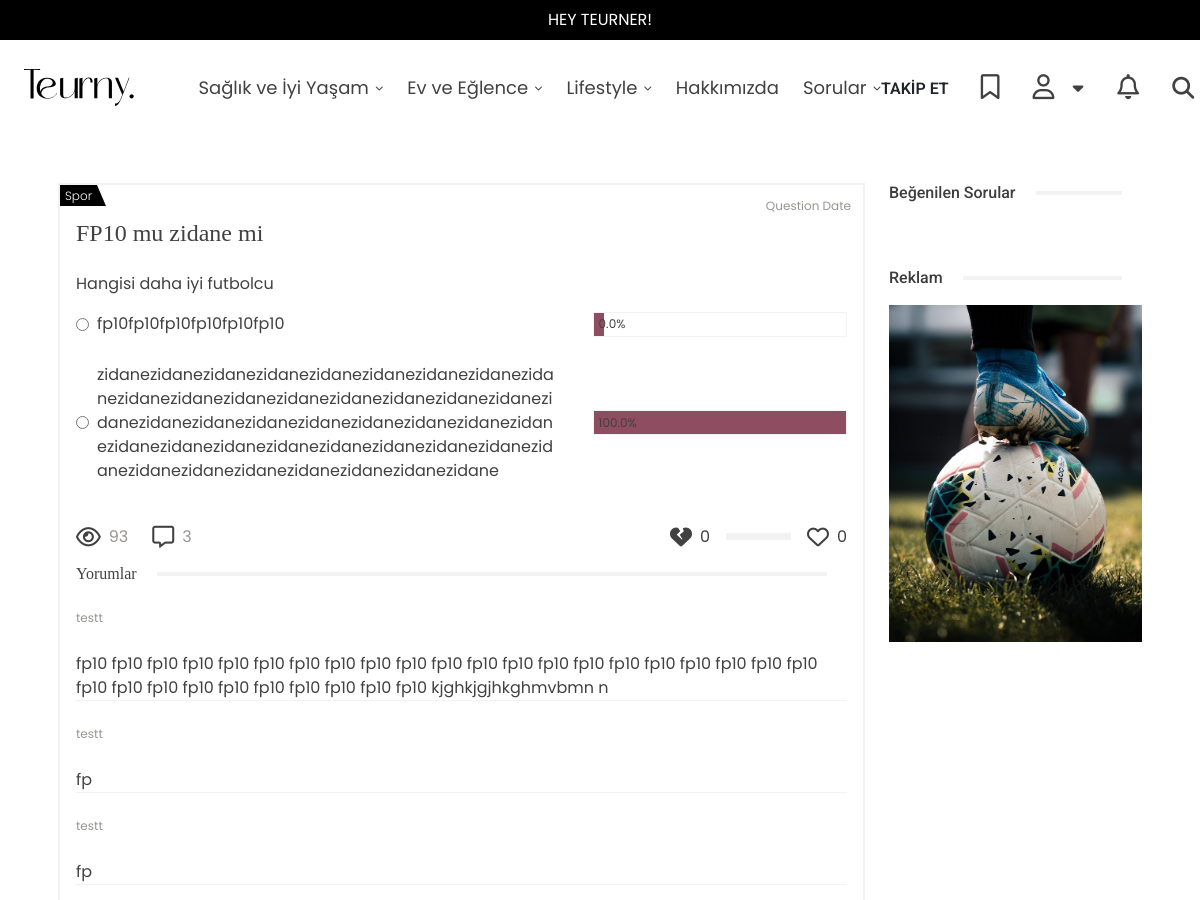
The app's page /ask/4/ (upper part), older data.
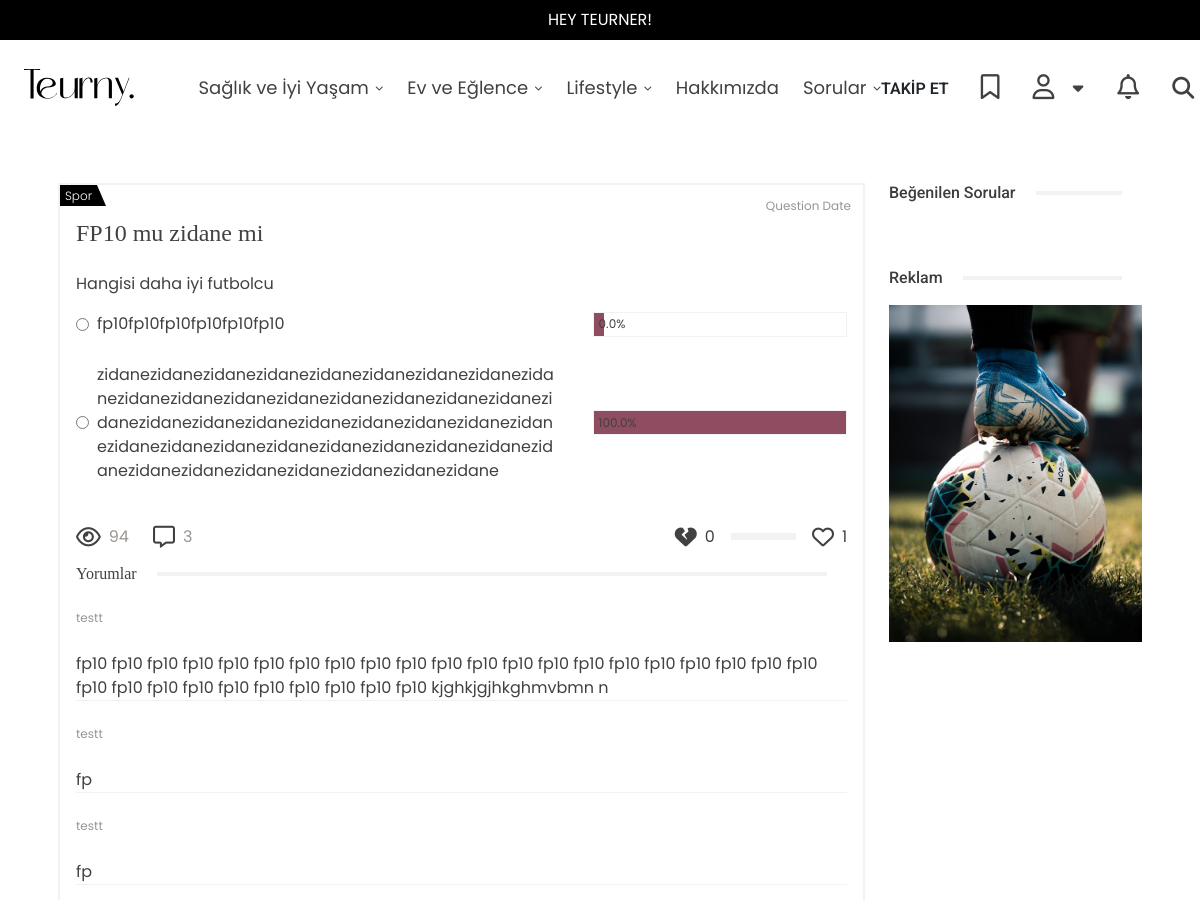
The same page, newer data.
### tuerny_app/models.py (models this page shows, shortened)
class Poll(models.Model):
    question = models.OneToOneField(Question, on_delete=models.CASCADE, related_name="poll")
    poll_question = models.CharField(max_length=255)
    created_at = models.DateTimeField(auto_now_add=True)

class Question(models.Model):
    topics = [
        ("destek", "Destek Talebi"),
        ("oneri", "Öneri"),
        ("sikayet", "Şikayet"),
        ("diger", "Diğer"),
    ]
    user = models.ForeignKey(CustomUser, on_delete=models.CASCADE, related_name="questions")
    subcategory = models.ForeignKey(SubCategory, on_delete=models.CASCADE, related_name="question_category", null=True, blank=True)
    topic = models.CharField(max_length=20, choices=topics, verbose_name="Konu", null=True, blank=True)
    title = models.CharField(max_length=255)
    description = models.TextField()
    anonymous = models.BooleanField(default=False)
    created_at = models.DateTimeField(auto_now_add=True)
    likes = models.ManyToManyField(CustomUser, related_name="liked_questions", blank=True)
    dislikes = models.ManyToManyField(CustomUser, related_name="disliked_questions", blank=True)
    views_count = models.PositiveIntegerField(default=0)
    @property
    def like_count(self):
        return self.likes.count()
    @property
    def dislike_count(self):
        return self.dislikes.count()

class SubCategory(models.Model):
    main_category = models.ForeignKey(MainCategory, on_delete=models.CASCADE, related_name="subcategories")
    name = models.CharField(max_length=255)
    slug = models.SlugField(max_length=255, blank=True, null=True)
    saved_users = models.ManyToManyField(CustomUser, related_name="saved_categories", blank=True)

### tuerny_app/views.py (the view)
# urls.py: path("ask/<int:question_id>/", views.ask_details, name="ask"),
def ask_details(request, question_id):
    question = get_object_or_404(Question, id=question_id)
    try:
        if question.poll:
            pool = question.poll
            question_id = question.id
        cache_key = f"viewed_question_{question_id}_{request.user.id if request.user.is_authenticated else request.META['REMOTE_ADDR']}"
        if not cache.get(cache_key):
            question.views_count += 1  # Görüntülenme sayısını artır
            question.save()  # Değişiklikleri veritabanına kaydet
            cache.set(cache_key, True, timeout=10)
        questions = Question.objects.prefetch_related("poll__options")
        poll_data = {}
        for question in questions:
            if hasattr(question, "poll"):
                total_votes = sum(option.vote_count for option in question.poll.options.all())
                poll_data[question.id] = {
                    "total_votes": total_votes,
                    "percentages": {
                        option.id: round((option.vote_count / total_votes * 100), 1) if total_votes > 0 else 0
                        for option in question.poll.options.all()
                    }
                }
        return render(request, 'tuerny_app/ask-details.html', {"pool": pool, "questions": questions, "poll_data": poll_data})
    except Exception as e:
        return redirect("tuerny_app:asked", asked_id = question.id)

### tuerny_app/context_processors.py (called while the page is built)
def categories_context(request):
    categories = MainCategory.objects.all()
    subcategories = SubCategory.objects.all()
    blogs = Blog.objects.all()
    return {
        'categories': categories,
        'subcategories': subcategories,
        'blog': blogs
    }

### tuerny_app/models.py (called while the page is built)
    @property
    def vote_count(self):
        return self.voted_users.count()

### tuerny_app/templatetags/math_filters.py (called while the page is built)
@register.filter
def get_item(dictionary, key):
    return dictionary.get(key, None)

### tuerny_app/templates/tuerny_app/ask-details.html (shortened to what the changed rows need)
{% extends 'base.html' %} {% load static %} {% load math_filters %} {% block content %}
<div class="container py-5 ask-detail-container">
	<div class="row ask-detail-row">
		<div class="col-lg-9">
			<div>
				<div class="d-flex flex-column gap-4">
					<div class="question-card">
						<div class="question-card-category">
							<p>{{pool.question.subcategory.name}}</p>
						</div>
						<div class="question-card-date">
							<p>Question Date</p>
						</div>
						<h3 class="question-card-title pb-2">
                <a href="{% url 'tuerny_app:ask' %}">
                  {{pool.question.title}}
                </a>
              </h3>
						<p class="question-card-text py-2">{{pool.poll_question}}</p>
						<form method="post" action="/Controller/ajax/ajax.php?process=surveyvote" class="ajaxFormTrue">
              {% if pool %}
    {% with poll_instance=poll_data|get_item:pool.question.id %}
    {% with total_votes=poll_instance.total_votes|default:0 %}
    {% for vote in pool.options.all %}
        <div class="question-card-survey py-2 vCheckRequired">
        </div>
    {% endfor %}
    {% endwith %}
    {% endwith %}
{% endif %}
						</form>
						<div class="d-flex justify-content-between align-items-center pt-4">
							<div class="d-flex gap-4">
								<div class="question-card-button"> <i class="fa-regular fa-eye question-card-button-icon"></i> <span class="question-card-button-text">{{pool.question.views_count}}</span> </div>
								<div class="question-card-button"> <i class="fa-regular fa-message question-card-button-icon"></i> <span class="question-card-button-text">{{ pool.question.comments.count }}</span> </div>
							</div>
							<div class="d-flex align-items-center gap-3">
								<div class="question-card-button">
                  <i style="cursor: pointer" data-id="{{ pool.question.id }}"
                     id="dislike-icon-{{ pool.question.id }}"
                     class="fa-solid fa-heart-crack question-card-button-icon dislike-button {% if request.user in pool.question.dislikes.all %}active{% endif %}"></i>
                  <span id="dislike-count-{{ pool.question.id }}">{{ pool.question.dislike_count }}</span>
              </div>
								<div class="question-card-button">
                  <i style="cursor: pointer" data-id="{{ pool.question.id }}"
                     id="like-icon-{{ pool.question.id }}"
                     class="fa-regular fa-heart question-card-button-icon like-button {% if request.user in pool.question.likes.all %}active{% endif %}"></i>
                  <span id="like-count-{{ pool.question.id }}">{{ pool.question.like_count }}</span>
              </div>
							</div>
						</div>
						<div class="question-card-comments" style="padding-top: 15px">
							<div class="blog-section-title"> <span>Yorumlar</span>
							</div> {% for comment in pool.question.comments.all%}
							<div class="d-flex flex-column gap-3 mt-4">
							</div> {% endfor %}
						</div>
					</div>
				</div>
			</div>
		</div>
    </div>
  </div>
{% endblock content %}

Row changes from the older to the newer data that the page shows:
changed through a linked row, Poll "Hangisi daha iyi futbolcu": question.views_count "93" → "94"; question.like_count "0" → "1"
